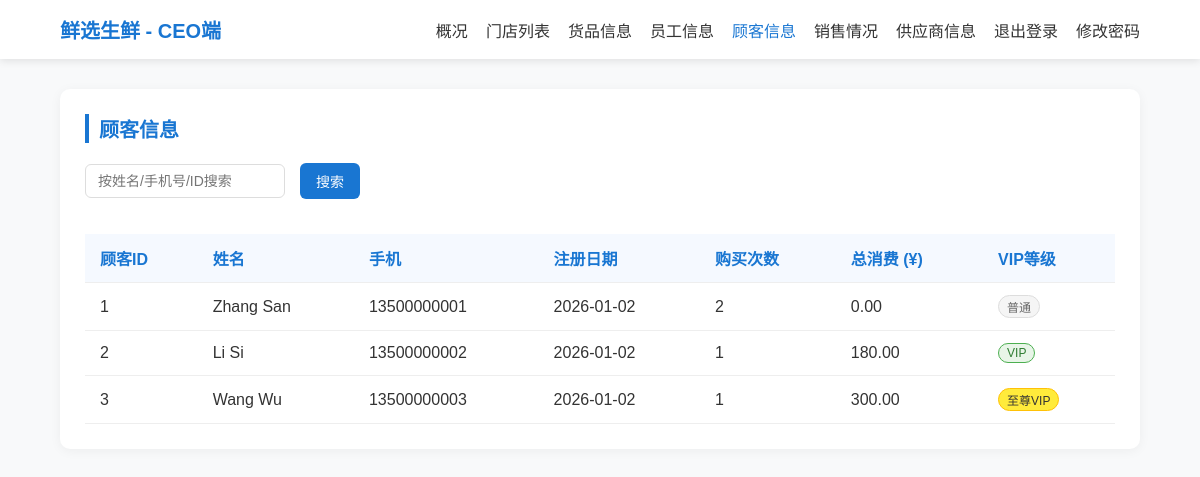
The app's page /manager/customers.php with its own data.
### tables this page shows
CREATE TABLE IF NOT EXISTS `Customer` (
  `customer_ID` INT NOT NULL AUTO_INCREMENT,
  `user_name` VARCHAR(45) , 
  `phone` VARCHAR(20) NULL,
  `email` VARCHAR(100) NULL UNIQUE,
  `gender` ENUM('Male', 'Female'),
  `address` VARCHAR(200) NULL,
  `accu_cost` DECIMAL(10,2) NULL,
  `loyalty_level` ENUM('Regular', 'VIP', 'VVIP') DEFAULT 'Regular',
  `created_at` TIMESTAMP DEFAULT CURRENT_TIMESTAMP,
  PRIMARY KEY (`customer_ID`),
  CONSTRAINT `fk_customer_user_name`
    FOREIGN KEY (`user_name`)
    REFERENCES `User` (`user_name`)
    ON DELETE NO ACTION
    ON UPDATE NO ACTION);

### manager/inc/data.php (called while the page is built, shortened)
<?php
require_once __DIR__ . '/db_connect.php';
function getProductsViewData() {
    global $conn;
    $products = [];
    try {
        $sql = "SELECT * FROM v_products_list";
        $result = $conn->query($sql);
        if ($result && $result->num_rows > 0) {
            while ($row = $result->fetch_assoc()) {
                $statusText = '';
                $stock = $row['stock'];
                if ($stock <= 0) {
                    $statusText = '已下架';
                } elseif ($stock < 10) {
                    $statusText = '库存预警';
                } else {
                    $statusText = '已上架';
                }
                $products[] = [
                    'id' => $row['id'],
                    'name' => $row['name'],
                    'sku' => $row['sku'],
                    'description' => $row['description'],
                    'spec' => $row['parent_category'] ?? '',
                    'unit' => $row['unit'],
                    'price' => '¥' . number_format($row['price'], 2),
                    'category' => $row['category'],
                    'status' => $row['status'],
                    'statusText' => $statusText,
                    'stock' => $stock,
                    'image' => '',
                ];
            }
        }
    } catch (Exception $e) {
        error_log("获取产品数据失败: " . $e->getMessage());
    }
    return $products;
}
function getCustomersData() {
    global $conn;
    $customers = [];
    try {
        $sql = "
        SELECT
            c.customer_ID as id,
            CONCAT(u.first_name, ' ', u.last_name) as name,
            c.phone,
            c.email,
            DATE(c.created_at) as registered,
            c.loyalty_level,
            -- 统计订单信息
            COUNT(DISTINCT co.order_ID) as order_count,
            c.accu_cost as total_spent
        FROM
            Customer c
            JOIN User u ON c.user_name = u.user_name
            LEFT JOIN CustomerOrder co ON c.customer_ID = co.customer_ID
        GROUP BY
            c.customer_ID,
            u.first_name,
            u.last_name,
            c.phone,
            c.email,
            c.created_at,
            c.loyalty_level
        ORDER BY
            c.customer_ID ASC";
        $result = $conn->query($sql);
        if ($result->num_rows > 0) {
            while ($row = $result->fetch_assoc()) {
                $customers[] = [
                    'id' => $row['id'] ?? '',
                    'name' => $row['name'] ?? '',
                    'phone' => $row['phone'] ?? '',
                    'registered' => $row['registered'] ?? '',
                    'orders' => intval($row['order_count'] ?? 0),
                    'total_spent' => floatval($row['total_spent'] ?? 0),
                    'loyalty_level' => $row['loyalty_level'] ?? 'Regular'
                ];
            }
        } else {
            error_log("顾客数据查询结果为空");
        }
    } catch (Exception $e) {
        error_log("获取顾客数据失败: " . $e->getMessage());
    }
    return $customers;
}
$products = getProductsViewData();
$customers = getCustomersData();
?>

### manager/customers.php (the view, shortened to what this page needs)
<?php
require_once __DIR__ . '/inc/db_connect.php';
require_once __DIR__ . '/inc/data.php';
require_once __DIR__ . '/inc/header.php';
?>
<section class="section">
    <h2 class="section-title">顾客信息</h2>
    <div class="filter-bar" style="align-items:center;">
        <input id="custSearch" class="filter-input" placeholder="按姓名/手机号/ID搜索">
        <button id="custSearchBtn" class="btn btn-primary">搜索</button>
    </div>
    <div style="overflow:auto;">
        <table class="data-table" id="customersTable">
            <thead>
                <tr>
                    <th>顾客ID</th>
                    <th>姓名</th>
                    <th>手机</th>
                    <th>注册日期</th>
                    <th>购买次数</th>
                    <th>总消费 (¥)</th>
                    <th>VIP等级</th>
                </tr>
            </thead>
            <tbody>
                <?php if (empty($customers)): ?>
                <tr>
                    <td colspan="7" style="text-align:center;padding:20px;color:#666;">
                        暂无顾客数据
                    </td>
                </tr>
                <?php else: ?>
                <?php foreach ($customers as $c): ?>
                <tr>
                    <td><?= htmlspecialchars($c['id']) ?></td>
                    <td><?= htmlspecialchars($c['name']) ?></td>
                    <td><?= htmlspecialchars($c['phone']) ?></td>
                    <td><?= htmlspecialchars($c['registered']) ?></td>
                    <td><?= $c['orders'] ?></td>
                    <td><?= number_format($c['total_spent'], 2) ?></td>
                    <td>
                        <?php
                        $loyaltyText = $c['loyalty_level'];
                        $loyaltyClass = '';
                        switch ($loyaltyText) {
                            case 'VVIP':
                                $loyaltyText = '至尊VIP';
                                $loyaltyClass = 'vip-vvip';
                                break;
                            case 'VIP':
                                $loyaltyText = 'VIP';
                                $loyaltyClass = 'vip-normal';
                                break;
                            case 'Regular':
                            default:
                                $loyaltyText = '普通';
                                $loyaltyClass = 'vip-regular';
                                break;
                        }
                        ?>
                        <span class="vip-tag <?= $loyaltyClass ?>"><?= htmlspecialchars($loyaltyText) ?></span>
                    </td>
                </tr>
                <?php endforeach; ?>
                <?php endif; ?>
            </tbody>
        </table>
    </div>
</section>

### manager/inc/header.php (shortened to what this page needs)
<!DOCTYPE html>
<html lang="zh-CN">
<head>
</head>
<body>
<header class="header">
    <div class="nav-container">
        <a href="overview.php" class="logo">鲜选生鲜 - CEO端</a>
        <?php
        $curPage = basename($_SERVER['PHP_SELF']);
        $navLinks = [
            '概况' => 'overview.php',
            '门店列表' => 'stores.php',
            '货品信息' => 'goods.php',
            '员工信息' => 'employees.php',
            '顾客信息' => 'customers.php',
            '销售情况' => 'saletrend.php',
            '供应商信息' => 'sup_Info.php',
            '退出登录' => 'logout',
            '修改密码' => 'change_password.php'
        ];
        echo '<ul class="nav-menu">';
        foreach ($navLinks as $label => $url) {
          if ($label === '退出登录') {
             echo "<li><a class='nav-link logout-btn' href='javascript:void(0)'>{$label}</a></li>";
          } else {
            $activeClass = ($curPage === basename($url)) ? 'active' : '';
            echo "<li><a class='nav-link {$activeClass}' href='{$url}'>{$label}</a></li>";
          }
        }
        echo '</ul>';
?>
    </div>
</header>
<main>

### manager/inc/header.php (style rules this page uses)
* { margin:0;padding:0;box-sizing:border-box;font-family:'Microsoft YaHei',Arial,sans-serif; }
body { background:#f8f9fa;color:#333; }
.header { background:#fff;box-shadow:0 2px 8px rgba(0,0,0,0.1);position:sticky;top:0;z-index:999; }
.nav-container { width:90%;margin:0 auto;display:flex;justify-content:space-between;align-items:center;padding:15px 0; }
.logo { font-size:20px;font-weight:700;color:#1976d2;text-decoration:none; }
.nav-menu { display:flex;list-style:none;gap:18px; }
.nav-link { color:#333;text-decoration:none;font-weight:500;transition:color 0.3s; }
.nav-link:hover, .nav-link.active { color:#1976d2; }
main { width:90%;margin:30px auto;min-height:calc(100vh - 200px); }
.section { background:#fff;border-radius:10px;box-shadow:0 2px 12px rgba(0,0,0,0.05);padding:25px;margin-bottom:30px; }
.section-title { font-size:20px;font-weight:600;margin-bottom:20px;color:#1976d2;border-left:4px solid #1976d2;padding-left:10px; }
.data-table { width:100%;border-collapse:collapse;margin-top:15px; }
.data-table th, .data-table td { padding:12px 15px;text-align:left;border-bottom:1px solid #eee; }
.data-table th { background:#f5f9ff;color:#1976d2;font-weight:600; }
.btn { padding:8px 16px;border-radius:6px;border:none;font-size:14px;cursor:pointer;transition:background-color 0.3s; }
.btn-primary { background:#1976d2;color:white; }
.filter-bar { display:flex;gap:15px;margin-bottom:20px;flex-wrap:wrap;align-items:center; }
.filter-input { padding:8px 12px;border:1px solid #ddd;border-radius:6px;font-size:14px;width:200px; }

### manager/customers.php (style rules this page uses)
.vip-tag { display: inline-block; padding: 2px 8px; border-radius: 12px; font-size: 12px; font-weight: 500; }
.vip-vvip { background-color: #ffeb3b; color: #333; border: 1px solid #ffc107; }
.vip-normal { background-color: #e8f5e8; color: #2e7d32; border: 1px solid #4caf50; }
.vip-regular { background-color: #f5f5f5; color: #666; border: 1px solid #ddd; }

### records on screen
customer: customer_ID "1", name "Zhang San", phone "13500000001", registered "2026-01-02", orders "2", accu_cost "0.00", loyalty_level "普通"
customer: customer_ID "2", name "Li Si", phone "13500000002", registered "2026-01-02", orders "1", accu_cost "180.00", loyalty_level "VIP"
customer: customer_ID "3", name "Wang Wu", phone "13500000003", registered "2026-01-02", orders "1", accu_cost "300.00", loyalty_level "至尊VIP"

### other values on screen
$label "概况"
$label "门店列表"
$label "货品信息"
$label "员工信息"
$label "顾客信息"
$label "销售情况"
$label "供应商信息"
$label "退出登录"
$label "修改密码"
